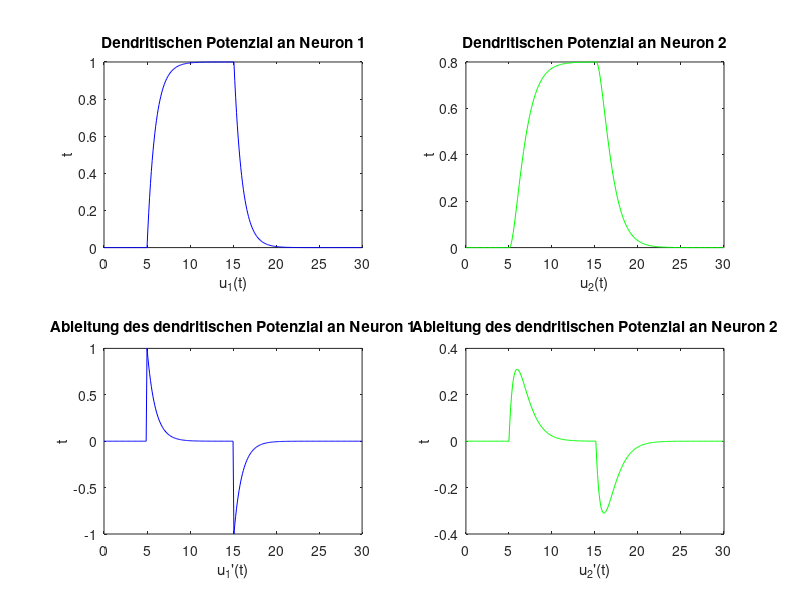

The MATLAB script that drew this image:
%Constants
tau = 1;
deltaT = 0.1;
tEnd = 30;
weight = 0.8; %c_{12}

timestamps = 0:deltaT:tEnd;
input = zeros(length(timestamps), 1);
input(find(timestamps >= 5 & timestamps <= 15)) = 1;

% Allocate memory
derivative = zeros(1,length(timestamps));
derivative2 = zeros(1,length(timestamps));
potential = zeros(1,length(timestamps));
potential2 = zeros(1,length(timestamps));

% First neuron
for c = 1:length(timestamps)
    derivative(c) = (-potential(c) + input(c))/tau;
    if c ~= length(timestamps)
        potential(c+1) = potential(c) + deltaT * derivative(c);
    end
end

% Second neuron
for c = 1:length(timestamps)
    derivative2(c) = (-potential2(c) + 0.8 * potential(c))/tau;
    if c ~= length(timestamps)
        potential2(c+1) = potential2(c) + deltaT * derivative2(c);
    end
end

% Plots
subplot(2,2,1)
plot(timestamps, potential, "b");
title("Dendritischen Potenzial an Neuron 1");
ylabel("t")
xlabel("u_1(t)")

subplot(2,2,3)
plot(timestamps, derivative, "b");
title("Ableitung des dendritischen Potenzial an Neuron 1");
ylabel("t")
xlabel("u_1'(t)")

subplot(2,2,2)
plot(timestamps, potential2, "g");
title("Dendritischen Potenzial an Neuron 2");
ylabel("t")
xlabel("u_2(t)")

subplot(2,2,4)
plot(timestamps, derivative2, "g");
title("Ableitung des dendritischen Potenzial an Neuron 2");
ylabel("t")
xlabel("u_2'(t)")

% Save the file
print('Plot','-depsc')
